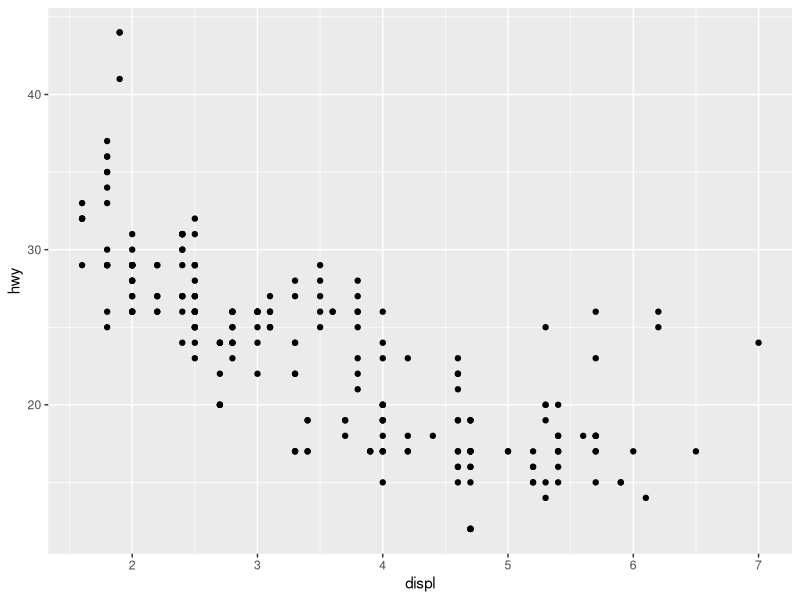
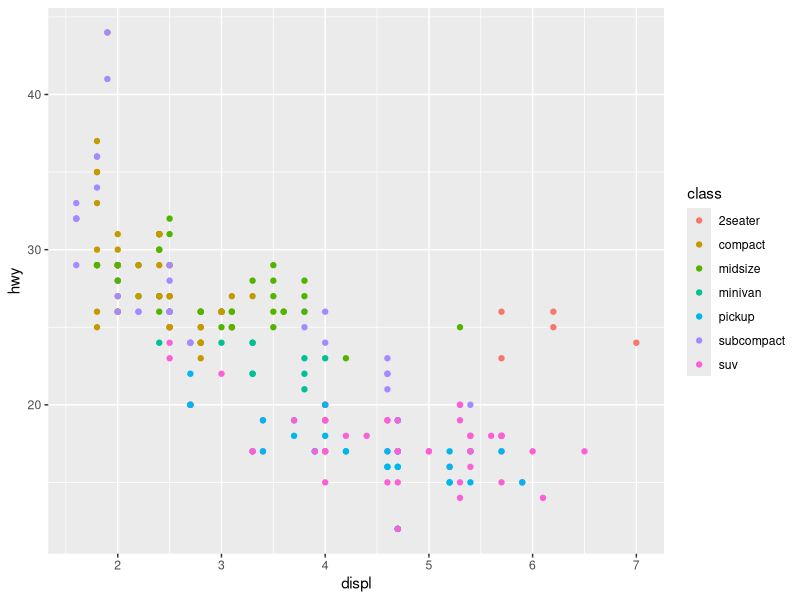
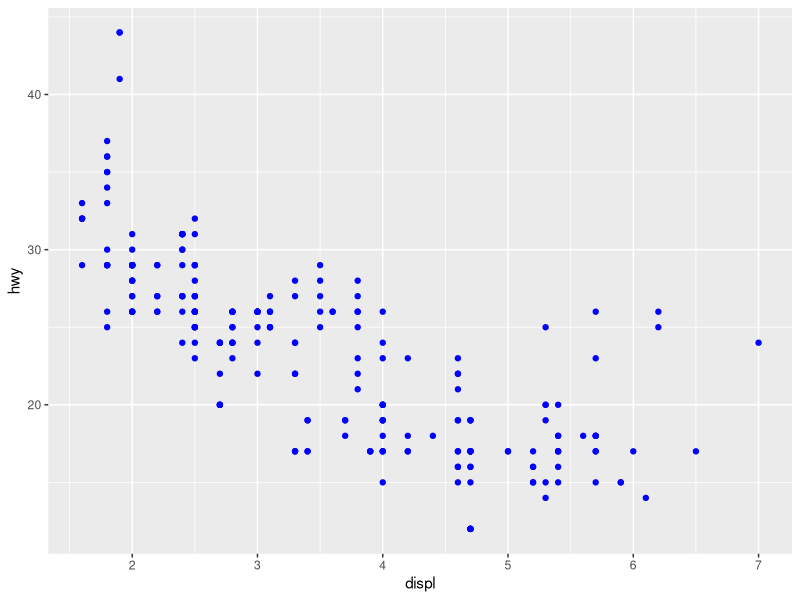
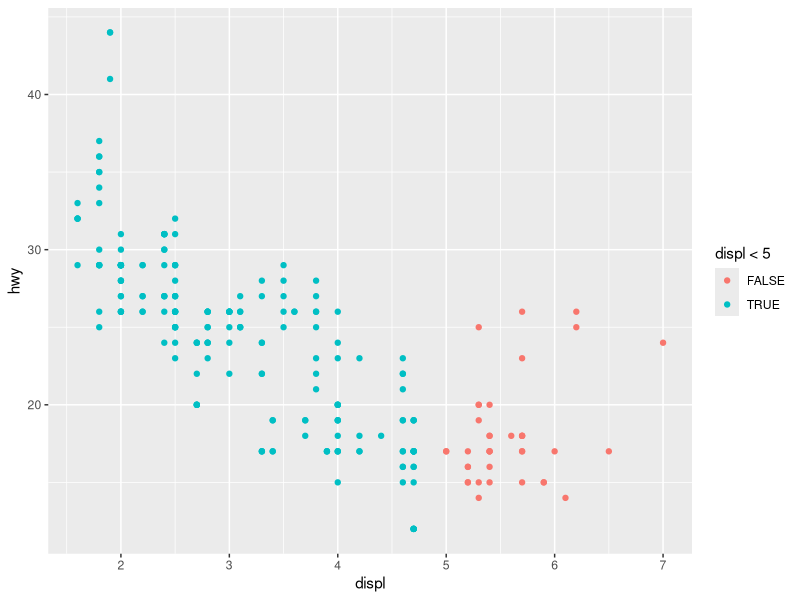
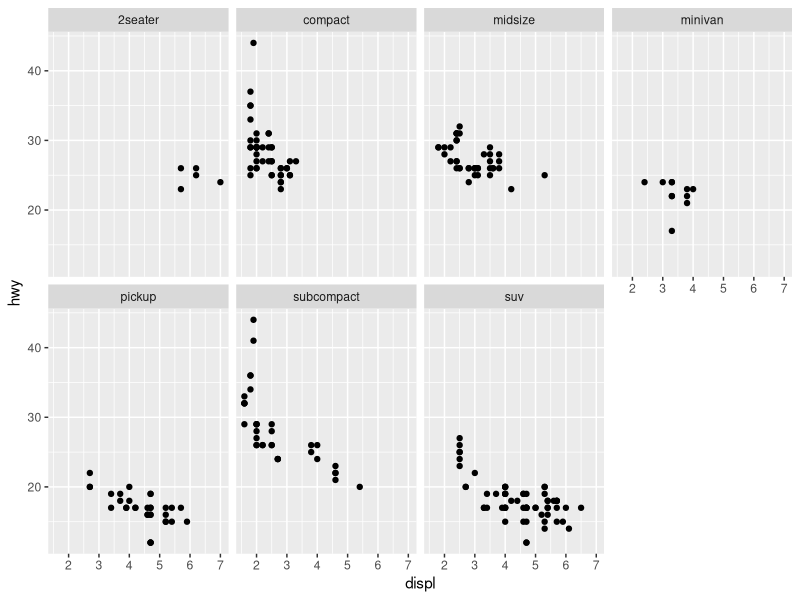
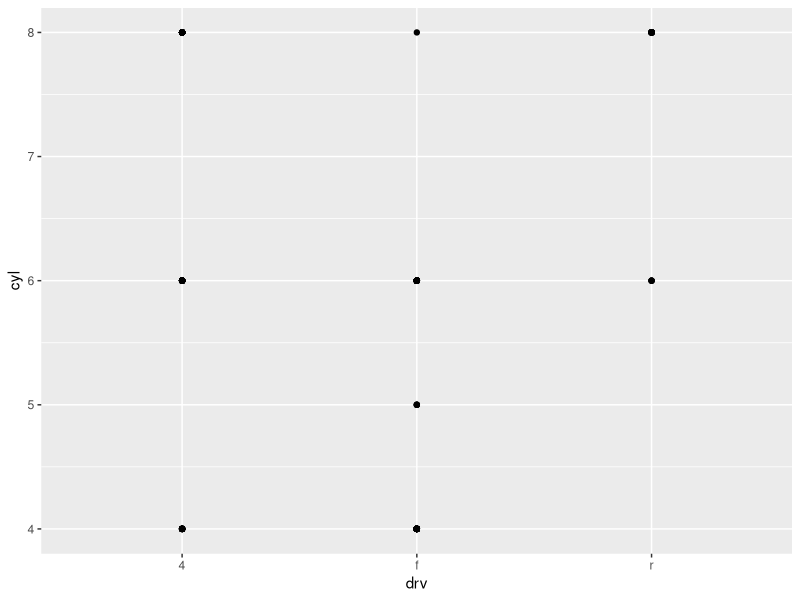
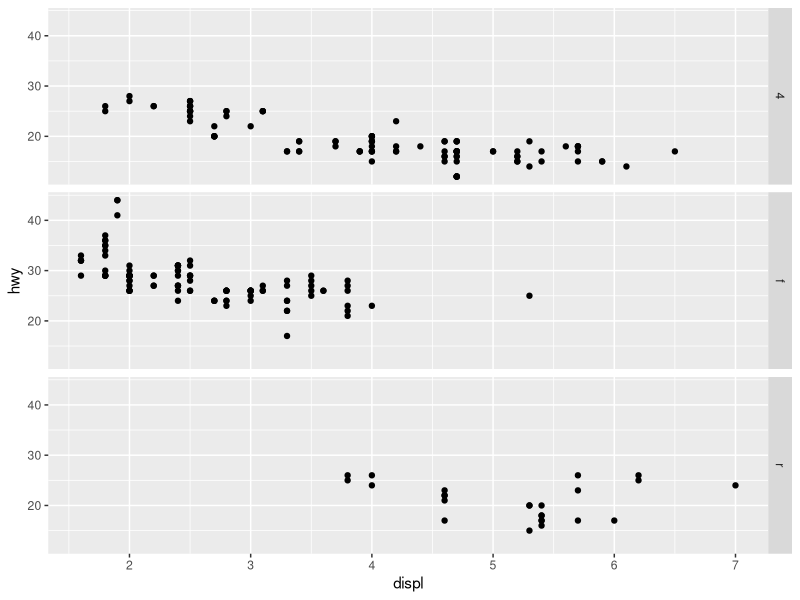
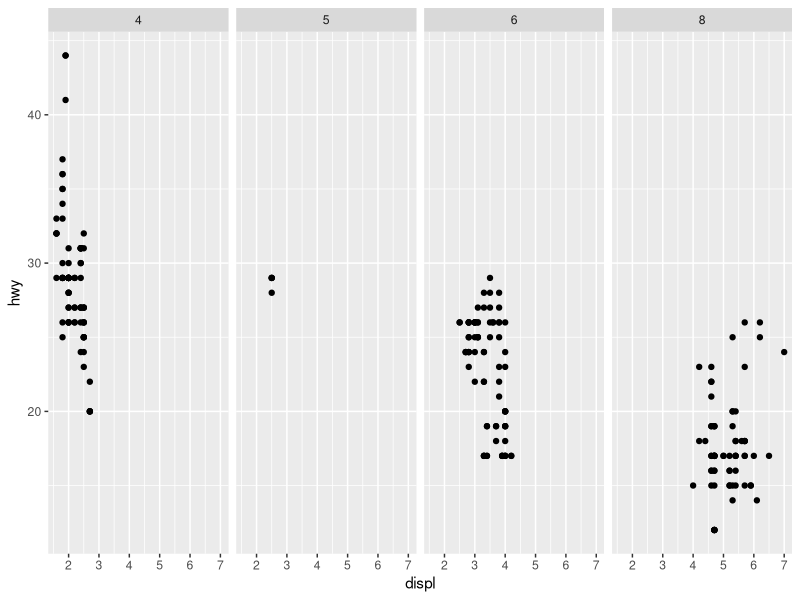

Write the R code that produced these figures, in order.
library(tidyverse)
seq(1, 10)
#>  [1]  1  2  3  4  5  6  7  8  9 10


ggplot(data = mpg) + 
  geom_point(mapping = aes(x = displ, y = hwy))

filter(mpg, cyl == 8)

ggplot(data = mpg) + 
  geom_point(mapping = aes(x = displ, y = hwy, color = class))

ggplot(data = mpg) + 
  geom_point(mapping = aes(x = displ, y = hwy), color = "blue")

ggplot(data = mpg) +
  geom_point(mapping = aes(x=displ, y=hwy, colour = displ < 5))

ggplot(data = mpg) + 
  geom_point(mapping = aes(x = displ, y = hwy)) + 
  facet_wrap(~ class, nrow = 2)

ggplot(data = mpg) + 
  geom_point(mapping = aes(x = drv, y = cyl))

ggplot(data = mpg) + 
  geom_point(mapping = aes(x = displ, y = hwy)) +
  facet_grid(drv ~ .)

ggplot(data = mpg) + 
  geom_point(mapping = aes(x = displ, y = hwy)) +
  facet_grid(. ~ cyl)

# Fit a linear line on point plot
ggplot(data = mpg, mapping = aes(x = displ, y = hwy))+
  geom_point(mapping = aes(color=class)) +
  geom_smooth(method='lm', formula= y~x)

# Fit a smooth line on point plot
ggplot(data = mpg, mapping = aes(x = displ, y = hwy))+
  geom_point(mapping = aes(color=class)) +
  geom_smooth(method='loess', formula= y~x)

ggplot(data = mpg, mapping = aes(x = displ)) +
  geom_histogram(color = 'blue', fill = 'blue')

ggplot(data = mpg, mapping = aes(x = displ, y = hwy, color = drv)) + 
  geom_point() + 
  geom_smooth(se = FALSE)

ggplot(data = mpg) +
  geom_smooth(
    mapping = aes(x = displ, y = hwy, color = drv)
  )

# Exercise 3.6.1
ggplot(data = mpg, mapping = aes(x=displ, y=hwy)) +
  geom_point(size = 5) +
  geom_smooth(method='loess', formula = y~x, se = FALSE)


ggplot(data = mpg, mapping = aes(x=displ, y=hwy, group = drv)) +
  geom_point(size = 5) +
  geom_smooth(method='loess', formula = y~x, se = FALSE)


ggplot(data = mpg, mapping = aes(x=displ, y=hwy, color = drv)) +
  geom_point(size = 5) +
  geom_smooth(method='loess', formula = y~x, se = FALSE)

ggplot(data = mpg, mapping = aes(x=displ, y=hwy)) +
  geom_point(size = 5, aes(color = drv)) +
  geom_smooth(method='loess', formula = y~x, se = FALSE)

ggplot(data = mpg, mapping = aes(x=displ, y=hwy, color = drv)) +
  geom_point(size = 5) +
  geom_smooth(method='loess', formula = y~x, se = FALSE, aes(linetype=drv))

